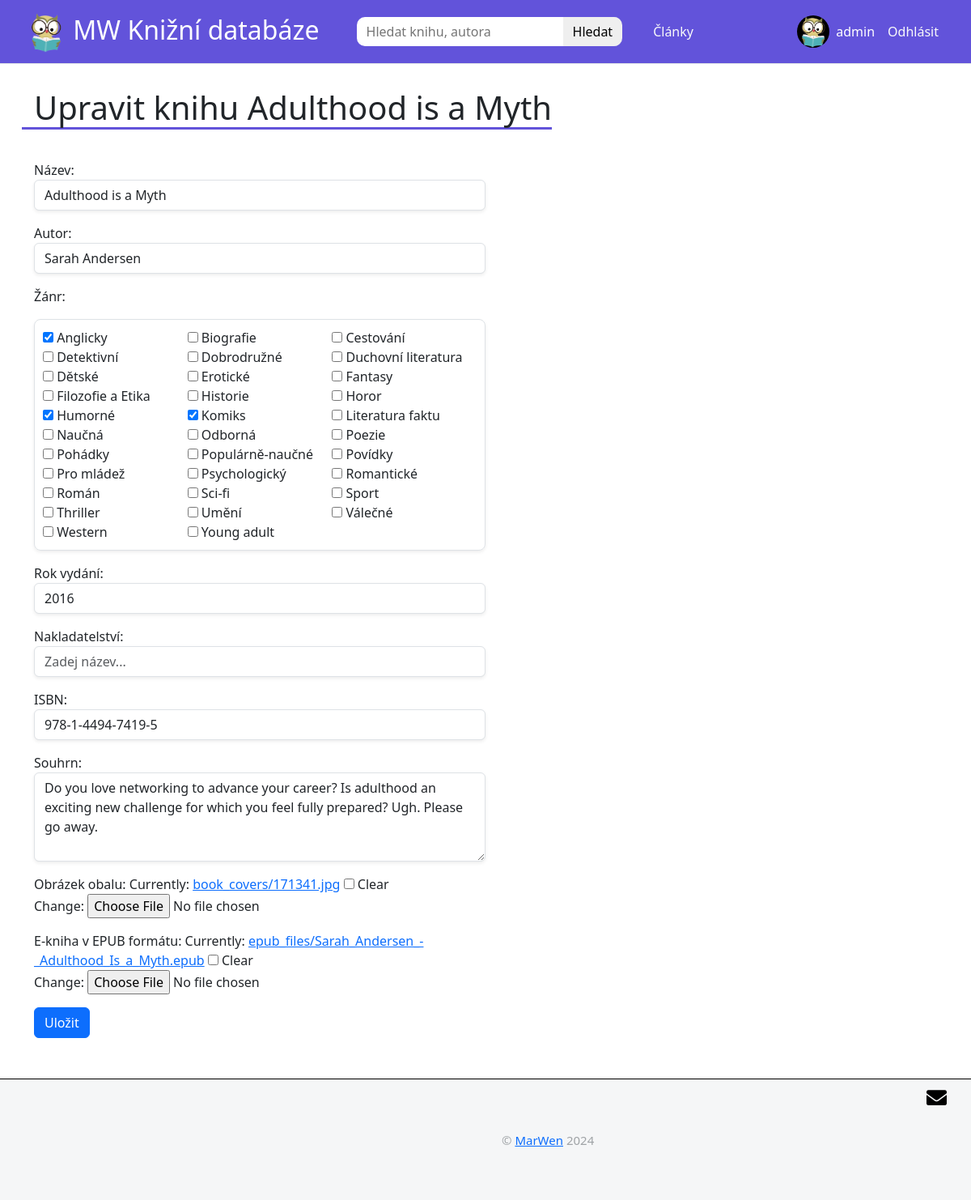
The app's page /upravit-knihu/adulthood-is-a-myth (signed in) with its own data.
### members/models.py (models this page shows, shortened)
class Profile(models.Model):
    user = models.OneToOneField(User, null=True, on_delete=models.CASCADE)
    bio = models.TextField(null=True)
    profile_pic = models.ImageField(null=True, blank=True, upload_to="images/profile")
    slug = models.SlugField(null=True, blank=True)

### knihy/models.py (models this page shows, shortened)
class Book(models.Model):
    title = models.CharField(max_length=255)
    author = models.ForeignKey(Author, on_delete=models.CASCADE)
    genre = models.ManyToManyField(Genre)
    publication_date = models.CharField(max_length=4)
    publisher = models.ForeignKey(Publisher, on_delete=models.CASCADE, null=True, blank=True)
    ISBN = models.CharField(max_length=17, unique=True)
    summary = models.TextField()
    cover_image = models.ImageField(upload_to="book_covers/", null=True, blank=True)
    slug = models.SlugField(default="", null=False, db_index=True) # Harry Potter 1 => harry-potter-1
    hodnoceni = models.IntegerField(null=True, blank=True, default=0)
    epub_file = models.FileField(upload_to="epub_files/", null=True, blank=True, validators=[FileExtensionValidator(['epub'])])

class Genre(models.Model):
    genre = models.CharField(max_length=50)
    slug = models.SlugField(default="", null=False, db_index=True)
    icon = models.CharField(max_length=50, null=True, blank=True)
    def __str__(self):
        return self.genre
    class Meta:
        ordering = ["genre"]

### knihy/views.py (the view, shortened to what this page needs)
# urls.py: path("upravit-knihu/<slug:slug>", UpdateBookDetail.as_view(), name="upravit-knihu"),
class UpdateBookDetail(UpdateView):
    model = Book
    form_class = PostBookForm
    template_name = "upravit-knihu.html"
    def get_form_kwargs(self):
        kwargs = super().get_form_kwargs()
        kwargs['request'] = self.request  # Pass the request object to the form
        return kwargs
    def get_initial(self):
        initial = super().get_initial()
        author = self.object.author
        initial['author_search'] = f"{author.first_name} {author.last_name}"
        return initial

### knihy/templates/upravit-knihu.html (shortened to what this page needs)
{% extends "base.html" %}
{% block content %}
{% if user.is_authenticated %}
<h1 style="">Upravit knihu {{ book.title }}</h1>
<div class="form-group">
    <form method="post" enctype="multipart/form-data">
        {{ form.as_p }}
        <link rel="stylesheet" href="https://code.jquery.com/ui/1.13.2/themes/base/jquery-ui.css">
        <button type="submit" class="btn btn-primary">Uložit</button>
    </form>
</div>
{% else %}
<h1>Přístup odepřen.</h1>
{% endif %}
{% endblock %}

### databaze_eknih/templates/base.html (shortened to what this page needs)
{% load static %}
<!doctype html>
<html lang="cs">
    <head>
        <link rel="stylesheet" href="https://cdnjs.cloudflare.com/ajax/libs/font-awesome/5.15.4/css/all.min.css">
        <link rel="stylesheet" href="{% static 'css/style.css' %}">
        <link href="https://cdn.jsdelivr.net/npm/bootstrap@5.3.2/dist/css/bootstrap.min.css" rel="stylesheet">
    </head>
    <body>
        <nav class="navbar border-bottom border-body navbar-expand-lg">
            <div class="container-fluid">
                <a class="navbar-brand text-white fs-2" href="{% url "home" %}">
                    <img class="logo" src="../../static/images/logo.webp"> MW Knižní databáze
                </a>
                <div class="collapse navbar-collapse" id="navbarSupportedContent">
                    <ul class="navbar-nav mb-lg-0">
                        <li class="nav-item">
                            <form class="d-flex" role="search" action="{% url 'vysledky-hledani' %}" method="get">
                                <input class="control" type="type" placeholder="Hledat knihu, autora" aria-label="Search" name="q">
                                <button class="search" type="submit">Hledat</button>
                            </form>
                        </li>
                    </ul>
                    <ul class="navbar-nav mb-2 mb-lg-0">
                        <li class="nav-item">
                            <a class="nav-link text-light" href="{% url "clanky" %}">Články</a>
                        </li>
                    </ul>
                    {% if user.is_authenticated %}
                    <ul class="navbar-nav ms-auto mb-2 mb-lg-0">
                        <li class="nav-item avatar">
                            <img src="../../media/{{ user.profile.profile_pic }}" alt="avatar">
                        </li>
                        <li class="nav-item">
                            <a href="{% url 'profil' user.profile.slug  %}" class="nav-link">{{ user.username }}</a>
                        </li>
                        <li class="nav-item">
                            <form method="post" action="{% url 'logout' %}">
                                <button type="submit" class="nav-link text-light">Odhlásit</button>
                            </form>
                        </li>
                    </ul>
                    {% endif %}
                </div>
            </div>
        </nav>
        <div class="container">
            {% block content %}
            {% endblock %}
        </div>
        <footer id="footer">
            <p class="copyright">&copy; <a href="https://mar6wen8.github.io/MarWen/">MarWen</a> 2024</p>
            <div>
                <a href="mailto:mar6wen8@gmail.com" target="_blank" aria-label="e-mail"><i class="fa fa-envelope"></i></a>
            </div>
        </footer>
    </body>
</html>

### static/css/style.css (style rules this page uses)
body { cursor: default; }
.container { display: flex; flex-wrap: wrap; align-content: flex-start; margin-bottom: 50px; min-height: 100vh; margin-top: 30px; }
.logo { width: 50px; }
.form-group { width: 100%; margin-top: 30px; }
form { width: 50%; }
.navbar { background: #6253da; }
.d-flex { margin: 0 30px; width: auto; }
.nav-item a { color: #ffffff; }
.nav-item img, .avatar { height: 40px; width: 40px; }
.nav-item img { border-radius: 50%; position: absolute; }
.avatar { margin: auto; }
.search { --bs-btn-padding-x: 0.75rem; --bs-btn-padding-y: 0.375rem; --bs-btn-border-radius: var(--bs-border-radius); padding: var(--bs-btn-padding-y) var(--bs-btn-padding-x); cursor: pointer; -webkit-user-select: none; -moz-user-select: none; user-select: none; border: 0px solid black; border-radius: 0 10px 10px 0; transition: color .15s ease-in-out,background-color .15s ease-in-out,border-color .15s ease-in-out,box-shadow .15s ease-in-out; }
form .control { display: block; width: 100%; padding: 0.375rem 0.75rem; font-size: 1rem; font-weight: 400; line-height: 1.5; color: var(--bs-body-color); -webkit-appearance: none; -moz-appearance: none; appearance: none; background-color: var(--bs-body-bg); background-clip: padding-box; border: none; border-radius: 10px 0 0 10px; transition: border-color .15s ease-in-out,box-shadow .15s ease-in-out; }
.ms-auto { margin-right: 20px; }
ul { padding: 0; }
h1::after { content: ""; display: block; height: 3px; background: #6253da; margin-left: -15px; }
#id_genre { display: grid; grid-template-columns: 1fr 1fr 1fr; padding: 10px; border: 1px solid #dee2e6; border-radius: 8px; box-shadow: 0 0.125rem 0.25rem rgba(0, 0, 0, 0.075); }
footer { display: flex; padding: 10px; justify-content: space-between; background-color: #f5f6f7; z-index: 10; position: relative; height: 150px; border-top: 1px solid black; }
#footer .copyright { color: #9fa3a6; font-size: 15px; margin: auto 20px; left: 50%; position: relative; }
.fa { font-family: "Font Awesome 5 Free" }
.fab, .fa { margin: 0 20px; font-size: 25px; color: #000000; font-weight: 900; font-style: normal; display: inline-block; }
.fa-envelope:before { content: "\f0e0" }
@media (min-width: 1200px) { .fs-2 { margin-left: 20px; } }

### records on screen
Book: title "Adulthood is a Myth", publication_date "2016", ISBN "978-1-4494-7419-5", summary "Do you love networking to advance your career? Is adulthood an exciting new challenge for which you feel fully prepared? Ugh. Please go away."
Genre: genre "☑ ☐ ☐ ☐ ☐ ☐ ☐ ☐ ☐ ☐ ☐ ☐ ☑ ☑ ☐ ☐ ☐ ☐ ☐ ☐ ☐ ☐ ☐ ☐ ☐ ☐ ☐ ☐ ☐ ☐ ☐ ☐"

### other values on screen
{{ user.username }} "admin"
